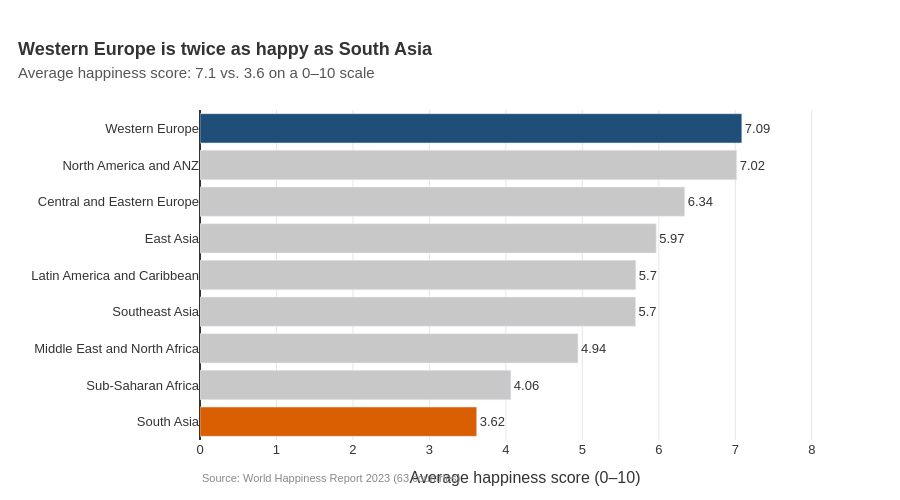

Notebook cell for this chart:
### Markdown cell above
---
## Task 1 — Regional Comparison Bar Chart

**What to build:** A horizontal bar chart showing the **average happiness score by region**, sorted from highest to lowest.

**Requirements:**
- Horizontal orientation (category names are long)
- Sorted by score, descending (so the happiest region is at the top)
- Zero baseline on x-axis
- At least one design choice that goes beyond the Plotly default (colour, annotation, labels, etc.)
- An insight title that answers: *which region stands out and why does it matter?*

**Hint:** Use `df.groupby('Region')['Happiness_Score'].mean()` to compute the averages.

### Code cell
# Task 1: Regional comparison bar chart
# -------------------------------------

# Step 1: Compute average happiness score by region
region_avg = (df.groupby('Region')['Happiness_Score']
              .mean()
              .reset_index()
              .sort_values('Happiness_Score'))  # sort for horizontal bar

print(region_avg)

# Step 2: Build your chart
# YOUR CODE HERE

top_region = region_avg.iloc[-1]['Region']
bottom_region = region_avg.iloc[0]['Region']
colors = ['#1f4e79' if r == top_region else '#d95f02' if r == bottom_region else '#c8c8c8'
          for r in region_avg['Region']]

fig = go.Figure(go.Bar(
    x=region_avg['Happiness_Score'], y=region_avg['Region'], orientation='h',
    marker_color=colors,
    text=region_avg['Happiness_Score'].round(2), textposition='outside',
    cliponaxis=False))

fig.update_layout(
    title=dict(text='<b>Western Europe is twice as happy as South Asia</b><br>'
                    '<span style="font-size:15px;color:#555">Average happiness score: '
                    '7.1 vs. 3.6 on a 0–10 scale</span>',
               x=0.02, xanchor='left'),
    xaxis=dict(range=[0, 8.5], title='Average happiness score (0–10)',
               gridcolor='#e6e6e6', zeroline=True, zerolinecolor='#333'),
    yaxis=dict(title=None),
    plot_bgcolor='white', paper_bgcolor='white',
    font=dict(family='Arial', size=13, color='#333'),
    margin=dict(t=110, l=200, r=50, b=60),
    height=500, width=900, showlegend=False)

fig.add_annotation(
    text='Source: World Happiness Report 2023 (63 countries)',
    xref='paper', yref='paper', x=0, y=-0.14, showarrow=False,
    font=dict(size=11, color='#888'))

fig.show()

### Figure 1 — Plotly figure (JSON) as saved in the notebook; plotly's stock layout.template omitted (floating-point values rounded to 4 significant figures)
{"data": [{"cliponaxis": false, "marker": {"color": ["#d95f02", "#c8c8c8", "#c8c8c8", "#c8c8c8", "#c8c8c8", "#c8c8c8", "#c8c8c8", "#c8c8c8", "#1f4e79"]}, "orientation": "h", "text": [3.62, 4.06, 4.94, 5.7, 5.7, 5.97, 6.34, 7.02, 7.09], "textposition": "outside", "type": "bar", "x": [3.618, 4.065, 4.943, 5.695, 5.699, 5.966, 6.338, 7.018, 7.086], "y": ["South Asia", "Sub-Saharan Africa", "Middle East and North Africa", "Southeast Asia", "Latin America and Caribbean", "East Asia", "Central and Eastern Europe", "North America and ANZ", "Western Europe"]}], "layout": {"annotations": [{"font": {"color": "#888", "size": 11}, "showarrow": false, "text": "Source: World Happiness Report 2023 (63 countries)", "x": 0, "xref": "paper", "y": -0.14, "yref": "paper"}], "font": {"color": "#333", "family": "Arial", "size": 13}, "height": 500, "margin": {"b": 60, "l": 200, "r": 50, "t": 110}, "paper_bgcolor": "white", "plot_bgcolor": "white", "showlegend": false, "title": {"text": "<b>Western Europe is twice as happy as South Asia</b><br><span style=\"font-size:15px;color:#555\">Average happiness score: 7.1 vs. 3.6 on a 0–10 scale</span>", "x": 0.02, "xanchor": "left"}, "width": 900, "xaxis": {"gridcolor": "#e6e6e6", "range": [0, 8.5], "title": {"text": "Average happiness score (0–10)"}, "zeroline": true, "zerolinecolor": "#333"}, "yaxis": {"title": {}}}}
